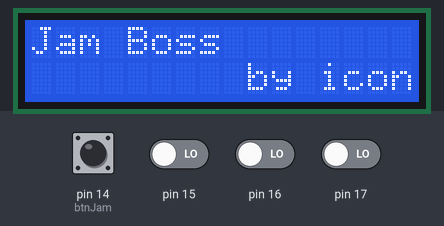
Bench run of a sketch on a simulated Arduino Uno, built with avr-gcc and run on an emulated ATmega328P. Shown: 16×2 character LCD. The test bench sets the inputs (shaded band); at power-on: pin 14 (btnJam), pin 15–17 LOW.

Above: at 0.1 s.
At 2.7 s:
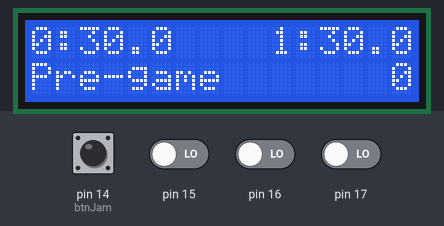
2.8 s: pin 15 driven HIGH
At 3.3 s:
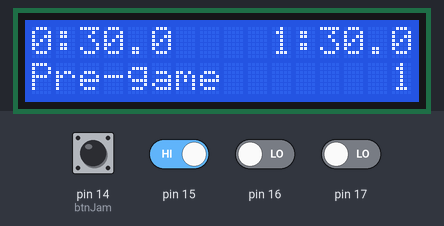
Timing chart, 0 to 5.8 s (numbered marks = the images above; inputs shaded):
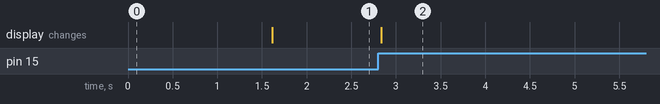

Measured:
- after the input at 2.8 s, the display: changes at once (image 2)

The sketch:

sketch_oct06a.ino
```cpp
#include <StopWatch.h>
#include <Adafruit_CharacterOLED.h>

/* Game States:
 0 = Game hasn't started
 1 = game is on and jam isn't on(lineup)
 2 = game is on and jam is on (jam on)
 3 = game isn't on and jam isn't on (timeout)
 4 = game isn't on and jam isn't on and timeout timer has expired
 (official timeout)
 5 = game isn't on and jam isn't on and jam timer is running
 (lineup after timeout)
 6 = game isn't on and jam is on and period timer has expired (LJ)
 7 = game isn't on and jam isn't on and period clock has expired
 (Game over)

 */
int prevGameMode;
int gameMode = 0;
int btnJam = 14;
int btnTimeout = 15;
int btnDecreaseTime = 16;
int btnIncreaseTime = 17;
int prevBtnState = 0;
int state = 0;
int vibeNum = 3;
int periodOffset = 0;
unsigned long btnDelay = 250;
unsigned long btnTimer = 0;
unsigned long lcdDelay = 100;
unsigned long lcdTimer = 0;
unsigned long vibeLength = 250;
unsigned long vibeTimer = 0;
unsigned long periodLength = 90000;
boolean vibeOn = 0;
String displayString;
// The elements of this array correspond to what the 'gameTimer' clock should be counting.
// 30 secs for lineup, 60 secs for a timeout, and 120 secs for a jam.
// use gameMode as the index when reading elements.
unsigned long segmentLength[] = {
  30000 ,30000, 120000, 60000, 0, 0, 120000, 0};
String gameModeString[] = {
  "Pre-game ", "Line up  ", "Jam On   ", "Time Out ", "Official ", "Line Up  ", "Last Jam ", "Game Over"};
Adafruit_CharacterOLED lcd(6, 7, 8, 9, 10, 11, 12);
StopWatch periodTimer;
StopWatch gameTimer;

boolean checkButton(int pin, int mode = -1); // Overload for the checkButton function

void setup() {
  lcd.begin(16, 2);
  pinMode(btnJam, INPUT);
  lcd.setCursor(0,0);
  lcd.print("Jam Boss");
  lcd.setCursor(9,1);
  lcd.print("by icon");
  delay(1500);
  lcd.clear();
}

void loop() {

  handleEvents();

  // Now that we know which mode the game is in, we can update the clocks
  // and display as needed.

  updateClocks();

  // And since the clocks have been updated we should display the information.

  updateDisplay();

} // void main()
//                                                                                 ///////////////// void handleEvents()
void handleEvents() {

  // This function handles events like timer expiration and button presses.
  // Changes the game mode accordingly.

  if (checkButton(btnDecreaseTime)) {
    periodLength -= 1000;
  }

  if (checkButton(btnIncreaseTime)) {
    periodLength += 1000;
  }

  switch (gameMode) {
  case 0: // Game hasn't started.
    // Wait for Jam button press
    checkButton(btnJam, 1);

  case 1: // Lineup
    // Check for button input
    // on Jam button press go to 2
    checkButton(btnJam, 2);
    // on Timeout press go to 3
    checkButton(btnTimeout, 3);
    // on timer expired go to 2
    checkGameTimer(2);
    checkPeriodTimer(0);
    break;
  case 2: // Jam On
    checkButton(btnJam, 1);
    checkButton(btnTimeout, 3);
    checkGameTimer(1);
    checkPeriodTimer(6);
    break;
  case 3: // Timeout
    checkButton(btnJam, 2);
    checkButton(btnTimeout, 5);
    checkGameTimer(4);
    break;
  case 4: // Official TO
    checkButton(btnJam, 2);
    // checkButton(btnTimeout, 5)
    // No need to check clocks here. We are in limbo.
    break;
  case 5: // Lineup after timeout
    checkButton(btnJam, 2);
    checkButton(btnTimeout, 3);
    // We don't need to check clocks here because the game is paused.
    break;
  case 6: // Last Jam
    checkButton(btnJam, 7);
    checkButton(btnTimeout, 4);
    checkGameTimer(7);
    // checkPeriodTimer(0);
    break;
  case 7: // Game Over
    checkButton(btnJam, 0);
    break;
  } // Switch()
}

void updateClocks() {
  //This function manipulates the timers themselves when the game mode changes.
  if (gameMode != prevGameMode) {
    prevGameMode = gameMode;
    switch (gameMode) {
      // When the game mode changes to 'Not Started'
    case 0:
      periodTimer.reset();
      gameTimer.reset();
      break;
      // Lineup
    case 1:
      if (!periodTimer.isRunning()) {
        periodTimer.start();
      }
      endSegment();
      gameTimer.start();
      break;
      // Jam on
    case 2:
      if (!periodTimer.isRunning()) {
        periodTimer.start();
      }
      endSegment();
      gameTimer.start();
      break;
      // Time out
    case 3:
      periodTimer.stop();
      endSegment();
      gameTimer.start();
      break;
      // Official Timeout
    case 4:
      endSegment();
      break;
      // Line up after time out (period clock not running)
    case 5:
      endSegment();
      break;
      // Last jam
    case 6:
      // Do nothing here. The jam clock has already been started and the period clock
      // has stopped.
      break;

      // Game over
    case 7:
      gameTimer.stop();
      periodTimer.stop();
      break;
    } // switch

  } // if

} // function

//                                                                                 ///////////////// void updateDisplay()

void updateDisplay() {
  if (!millis() - lcdTimer > lcdDelay) {
    return;
  }

  displayTimer(gameTimer.elapsed(), segmentLength[gameMode], -1, 0);
  displayGameMode();
  displayTimer(periodTimer.elapsed(), periodLength, 9, 0);
}

void checkPeriodTimer(int mode) {
  if (periodTimer.elapsed() > periodLength) {
    gameMode = mode;
  }
}

//                                                                                 ///////////////// void displayClock()
void displayTimer(unsigned long elapsed, unsigned long totalTime, int x, int y) {
  unsigned long minutes, seconds, decimal, timeLeft;
  displayString = "";

  timeLeft = totalTime - elapsed;
  seconds = constrain(timeLeft / 1000, 0, totalTime / 1000);
  decimal = constrain((timeLeft - seconds * 1000) / 100,0,9);
  minutes = seconds / 60;
  seconds %= 60;

  if ((elapsed < totalTime)) {
    if (minutes < 10) {
      displayString += " ";
    }

    displayString += String(minutes);
    displayString += ":";

    if (seconds < 10) {
      displayString += "0";
    }

    displayString += String(seconds);
    displayString += ".";
    displayString += String(decimal);
  }

  lcd.setCursor(x,y);
  lcd.print(displayString);

} // function

void displayGameMode() {
  lcd.setCursor(0,1);
  lcd.print(gameModeString[gameMode]);
}

//                                                                                 ///////////////// void endSegment()
void endSegment() {
  // Just a quick function to stop the game clock.
  gameTimer.stop();
  gameTimer.reset();
}

void checkGameTimer(int changeMode) {
  if (gameTimer.elapsed() > segmentLength[gameMode]) {
    gameMode = changeMode;
  }
}

//                                                                                 /////////////// void checkButton(int pin, int mode

boolean checkButton(int pin, int mode) {
  // Checks to see if a button on the specified pin was pressed.
  state = digitalRead(pin);
  if (state == HIGH) {
    prevBtnState = 1;
    if (prevBtnState == 0) {

      if ((millis() - btnTimer) >= btnDelay) {
        btnTimer = millis();
        if (mode != -1) {
          gameMode = mode;
        } // if
      } // if
    } // if
  } // if
  if (state == LOW) {
    prevBtnState = 0;
  }
  lcd.setCursor(15, 1);
  lcd.print(state);
} // function

void checkVibe() {
  if (gameMode != (1 || 2 || 3)) {
    return;
  }

  if (gameTimer.elapsed() > segmentLength[gameMode] - 10000) {

  }

  if (vibeOn) {
    if (millis() - vibeTimer > vibeLength) {
      // code here to pulse the vibe motor vibeNum amount of times
      // for vibeLength ms.

    }
  }

}
```
